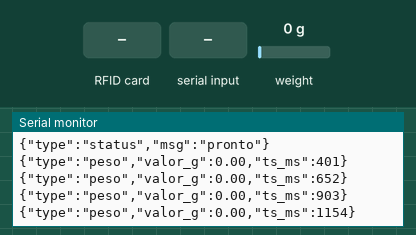
This sketch was run on a simulated ESP32. Shown: the last lines printed to the serial monitor. Inputs (shaded band) come from the test bench; at power-on: weight on the scale 0 g. EEPROM starts erased.

Above: at 1.2 s.
1.3 s: RFID card 5E 7A 19 C4 held to the reader
At 1.58 s:
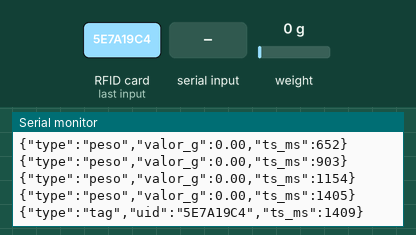
2.9 s: "TARE\n" received over Serial
At 4.7 s:
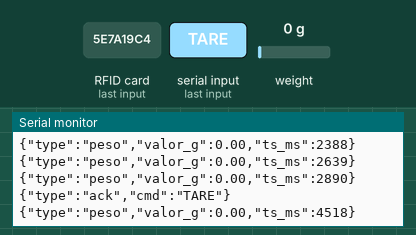
5.9 s: "CAL:90\n" received over Serial
At 6.21 s:
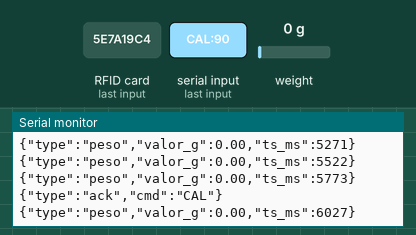
7.4 s: weight on the scale set to 100 g
At 7.46 s:
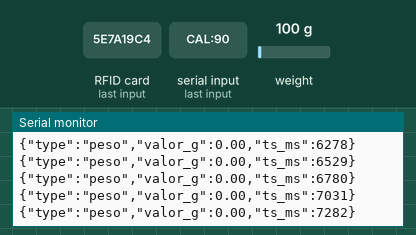
8.9 s: weight on the scale set to 1250 g
At 8.97 s:
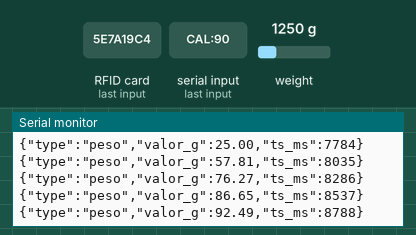
Timing chart, 0 to 11.4 s (numbered marks = the images above; inputs shaded):
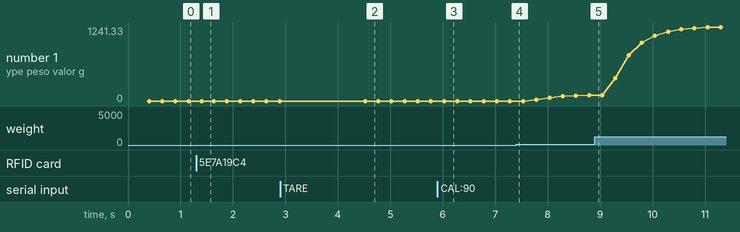

The sketch:

main.ino
```cpp
#include <SPI.h>
#include <MFRC522.h>
#include "HX711.h"
#include <Preferences.h>

// ============================================================
// Firmware unificado: leitor RFID (RC522) + balança (HX711)
// Envia leituras padronizadas em JSON pela Serial para o
// software de gestão no PC (protocolo definido no README abaixo).
// ============================================================

// ---------- Pinos (confirmados nos testes isolados) ----------
const int RFID_SS_PIN = 22;  // SDA
const int RFID_RST_PIN = 15; // RST
const int LOADCELL_DOUT_PIN = 25;
const int LOADCELL_SCK_PIN = 26;

// ---------- Objetos ----------
MFRC522 rfid(RFID_SS_PIN, RFID_RST_PIN);
HX711 scale;
Preferences prefs;

// ---------- Configuração de amostragem / filtro ----------
const int JANELA_MEDIANA = 7;                  // nº de amostras usadas no filtro de mediana
const unsigned long INTERVALO_LEITURA_MS = 40; // taxa de amostragem bruta da balança (~25 Hz)
const unsigned long INTERVALO_ENVIO_MS = 200;  // taxa de envio do peso filtrado (~5 Hz)
const float ALPHA_EMA = 0.25f;                 // suavização exponencial aplicada após a mediana

float bufferPeso[JANELA_MEDIANA];
int idxBuffer = 0;
bool bufferCheio = false;
float pesoFiltrado = 0.0f;

unsigned long ultimaLeitura = 0;
unsigned long ultimoEnvio = 0;

float calibrationFactor = -218.8f; // ponto de partida (baseado no teste isolado); recalibrar com CAL:<fator>

// ---------- Filtro de mediana ----------
float medianaBuffer(float *buf, int n)
{
  float tmp[JANELA_MEDIANA];
  memcpy(tmp, buf, n * sizeof(float));
  for (int i = 1; i < n; i++)
  {
    float chave = tmp[i];
    int j = i - 1;
    while (j >= 0 && tmp[j] > chave)
    {
      tmp[j + 1] = tmp[j];
      j--;
    }
    tmp[j + 1] = chave;
  }
  return tmp[n / 2];
}

// ---------- Persistência de calibração (NVS) ----------
void carregarCalibracao()
{
  prefs.begin("balanca", true);
  calibrationFactor = prefs.getFloat("fator", calibrationFactor);
  long offset = prefs.getLong("offset", 0);
  prefs.end();
  scale.set_scale(calibrationFactor);
  scale.set_offset(offset);
}

void salvarCalibracao()
{
  prefs.begin("balanca", false);
  prefs.putFloat("fator", calibrationFactor);
  prefs.putLong("offset", scale.get_offset());
  prefs.end();
}

// ---------- Comandos recebidos do software (modo Administrador) ----------
// TARE        -> zera a tara com a balança vazia
// CAL:<fator> -> define o fator de escala (obtido durante calibração com peso conhecido)
void processarComandoSerial()
{
  if (!Serial.available())
    return;
  String linha = Serial.readStringUntil('\n');
  linha.trim();

  if (linha == "TARE")
  {
    scale.tare(15);
    salvarCalibracao();
    Serial.println("{\"type\":\"ack\",\"cmd\":\"TARE\"}");
  }
  else if (linha.startsWith("CAL:"))
  {
    float novoFator = linha.substring(4).toFloat();
    if (novoFator != 0)
    {
      calibrationFactor = novoFator;
      scale.set_scale(calibrationFactor);
      salvarCalibracao();
      Serial.println("{\"type\":\"ack\",\"cmd\":\"CAL\"}");
    }
  }
}

// ---------- Envio padronizado ----------
void enviarLeituraPeso(float pesoGramas)
{
  Serial.print("{\"type\":\"peso\",\"valor_g\":");
  Serial.print(pesoGramas, 2);
  Serial.print(",\"ts_ms\":");
  Serial.print(millis());
  Serial.println("}");
}

void enviarLeituraTag(const String &uidHex)
{
  Serial.print("{\"type\":\"tag\",\"uid\":\"");
  Serial.print(uidHex);
  Serial.print("\",\"ts_ms\":");
  Serial.print(millis());
  Serial.println("}");
}

String uidParaHex(const MFRC522::Uid &uid)
{
  String s;
  for (byte i = 0; i < uid.size; i++)
  {
    if (uid.uidByte[i] < 0x10)
      s += "0";
    s += String(uid.uidByte[i], HEX);
  }
  s.toUpperCase();
  return s;
}

void setup()
{
  Serial.begin(115200);
  SPI.begin();
  rfid.PCD_Init();

  scale.begin(LOADCELL_DOUT_PIN, LOADCELL_SCK_PIN);
  carregarCalibracao();

  for (int i = 0; i < JANELA_MEDIANA; i++)
    bufferPeso[i] = 0;

  Serial.println("{\"type\":\"status\",\"msg\":\"pronto\"}");
}

void loop()
{
  processarComandoSerial();

  unsigned long agora = millis();

  // --- Amostragem da balança ---
  if (agora - ultimaLeitura >= INTERVALO_LEITURA_MS && scale.is_ready())
  {
    ultimaLeitura = agora;
    float leituraBruta = scale.get_units(1);

    bufferPeso[idxBuffer] = leituraBruta;
    idxBuffer = (idxBuffer + 1) % JANELA_MEDIANA;
    if (idxBuffer == 0)
      bufferCheio = true;

    int n = bufferCheio ? JANELA_MEDIANA : idxBuffer;
    if (n >= 3)
    {
      float med = medianaBuffer(bufferPeso, n);
      pesoFiltrado = ALPHA_EMA * med + (1 - ALPHA_EMA) * pesoFiltrado;
    }
  }

  // --- Envio periódico do peso já filtrado ---
  if (agora - ultimoEnvio >= INTERVALO_ENVIO_MS)
  {
    ultimoEnvio = agora;
    enviarLeituraPeso(pesoFiltrado);
  }

  // --- Leitura de tag RFID (evento, não periódico) ---
  if (rfid.PICC_IsNewCardPresent() && rfid.PICC_ReadCardSerial())
  {
    String uidHex = uidParaHex(rfid.uid);
    enviarLeituraTag(uidHex);
    rfid.PICC_HaltA();
    rfid.PCD_StopCrypto1();
  }
}
```

Measured:
- after the input at 1.3 s, the serial monitor: prints a new line after 0.11 s (image 1)
- after the input at 2.9 s, the serial monitor: prints a new line after 1.5 s (image 2)
- after the input at 5.9 s, the serial monitor: prints a new line at once (image 3)
- plotted number 1: 0 → 92.49 after the input at 7.4 s, 92.49 → 1241.33 after the input at 8.9 s
